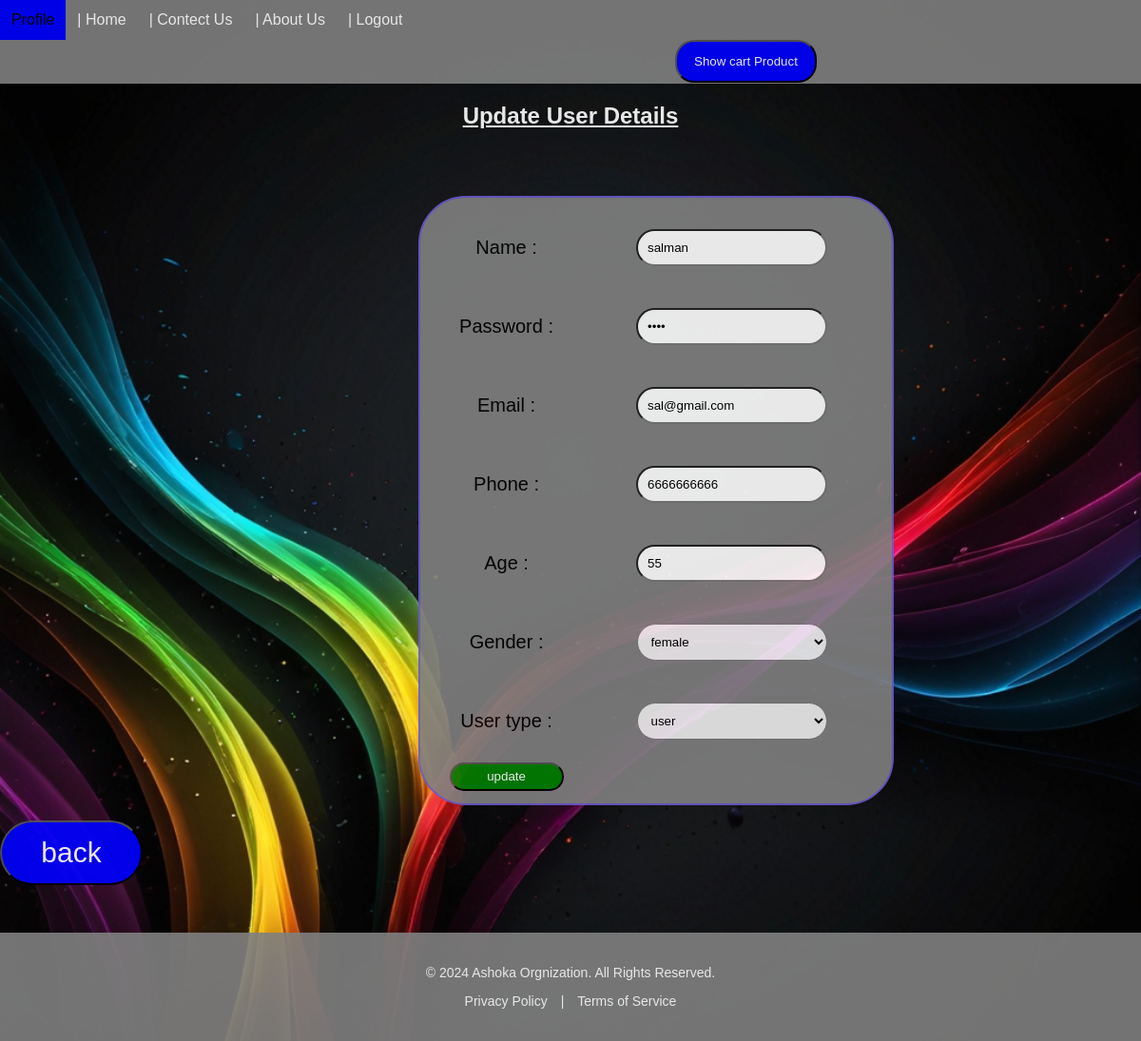
Screenshot of /update.php?id=149 (signed in) with the database file from the repository.
### tables this page shows
CREATE TABLE `userdata` (
  `id` int(11) NOT NULL,
  `name` varchar(40) DEFAULT NULL,
  `password` varchar(20) DEFAULT NULL,
  `email` varchar(50) DEFAULT NULL,
  `phone` varchar(15) DEFAULT NULL,
  `age` int(10) DEFAULT NULL,
  `gender` varchar(6) DEFAULT NULL,
  `usertype` varchar(11) DEFAULT NULL,
  `file` varchar(400) DEFAULT NULL
);

### update.php (the view, shortened to what this page needs)
  <?php
   include("nav.php");
  if($_SESSION['usertype']=="admin"){
  ?>
<html>
<body>
	<h2 style="text-align:center;color: white;"><u>Update User Details</u></h2>
<form action="updatedata.php" method="POST">
<table id="box">
		<?php
			include 'connection.php';
			$uid = $_GET['id'];
			$sql = "SELECT * FROM userdata WHERE id = {$uid}";
			$result = mysqli_query($conn,$sql) or die("query 1st failed");
			if(mysqli_num_rows($result)>0)
				$row=mysqli_fetch_assoc($result);
		?>
							<tr>
								<td><label for="uname">Name :</label></td>
								<td><input type="text"  name="uname"  value="<?php echo $row['name'];?>"></td>
							</tr>
								<tr>
								<td><label for="pass">Password :</label></td>
								<td><input type="Password" name="pass" id="pass" placeholder="password" value="<?php echo $row['password'];?>"></td>
							</tr>
							<tr>
								<td><label for="email">Email :</label></td>
								<td><input type="Email" name="email" id="email" placeholder="email" value="<?php echo $row['email'];?>"></td>
							</tr>
							<tr>
								<td><label for="ph">Phone :</label></td>
								<td><input type="number" name="phone" id="ph" placeholder="phone" value="<?php echo $row['phone'];?>" ></td>
							</tr>
							<tr>
								<td><label for="age">Age :</label></td>
								<td><input type="number" name="age" id="age" placeholder="age" value="<?php echo $row['age'];?>"></td>
							</tr>
							<tr>
								<td><label>Gender :</label></td>
								<td><select name="gen">
									<option><?php echo $row['gender']; ?></option>
								</select>
							</tr>
							<tr>
								<td><label>User type :</label></td>
								<td><select name="usertype">
									<option><?php echo $row['usertype']; ?></option>
								</select>
							</tr>
							<tr>
								<td>
								<button type="Update" style="background: green; color:white; border-radius: 50px;width: 120px;height: 30px;" >update</button>
								</td>
							</tr>
	</table>
	</form>
	<button style="background: blue;border-radius:50px;padding:15px;width: 150px;"><a style="color:white; font-size: 30px;text-decoration:none" 	   href="getdata.php">back</a></button>
 </body>
          <?php }
        elseif($_SESSION['usertype']=="normal"){
        	  include'bg_color.php';
        	echo "You dont't have any permission to edit data </br>";
        	echo '<a href="getdata.php">Go Back</a>';
        }
        else{
        	session_destroy();
        	header("Location: signup.php");
        }
        include'footer.php';
?>
	</html>

### nav.php (style rules this page uses)
body { margin: 0px; padding: 0px; }

### update.php (style rules this page uses)
body { font-family: arial; background-image: url('upload-image/2.jpg'); background-size: cover; opacity: 0.9; }
#box { border: 2px solid slateblue; background-color: gray; padding: 10px; margin-left: 440px; text-align: center; margin-top: 70px; border-radius: 50px; height: 400px; width: 500px; }
#box input,select { border-radius: 50px; margin: 20px; padding: 10px; }
select { width: 200px; }
#box label { font-size: 20px; }

### rows the page displays
userdata: uname "salman", email "sal@gmail.com", phone "6666666666", age "55", gen "female", usertype "user"
